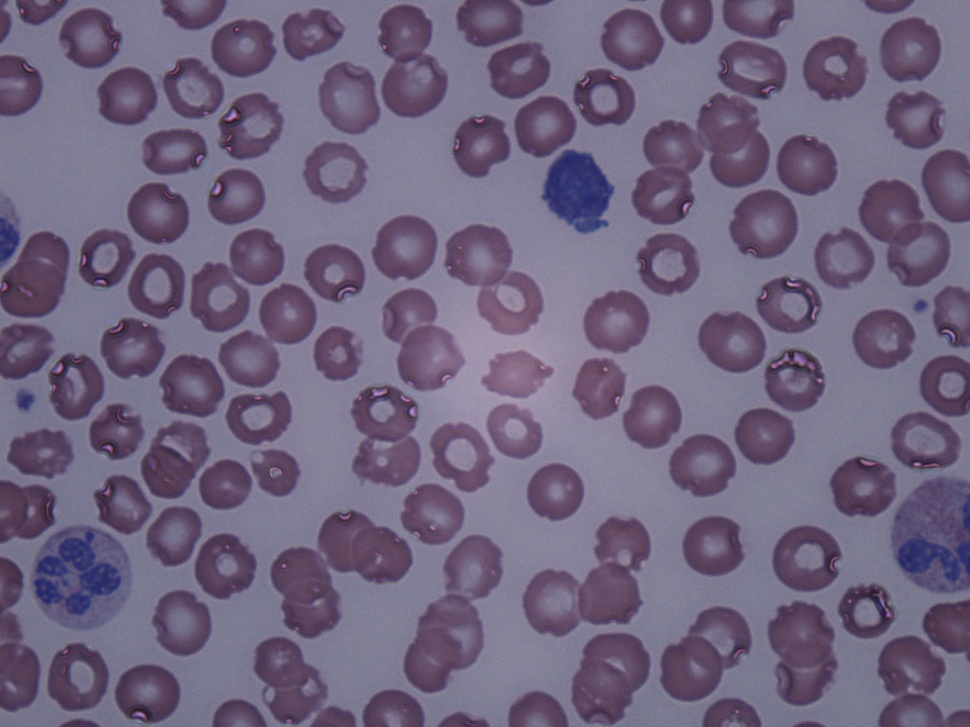
%> input picture Arslan_et_al-(2014)/data/b1.JPG, 970 x 727 px, shrunk from 1280 x 960 before the run
$ octave --eval "result = Mohammed_f('Arslan_et_al-(2014)/data/b1.JPG');"   (GNU Octave 9; MATLAB toolbox functions it lacks are replaced by stand-ins)
%> lines starting %> are read from the running program, lines starting %| are printed output that depends on the picture; in (x1, y1, x2, y2) boxes, pixels count from 0 and x2, y2 are one past the last pixel; in counts of white or black regions, pixels touching at a corner belong together; the program's own positions count from 1
function [ mask ] = Mohammed_f( FileNames )
%> called with FileNames = 'Arslan_et_al-(2014)/data/b1.JPG'
%UNTITLED3 Summary of this function goes here
%   Detailed explanation goes here
% clc
% close all
% clear all
% clear all
% Files=dir('C:\Users\Emad\Dropbox\CLL_BloodImages\oldCLLandNormal');
                %C:\Users\Mostafa\Dropbox\CLL_BloodImages\CLL images
                %C:\Users\Mostafa\Dropbox\CLL_BloodImages\oldCLLandNormal
                %C:\Users\Mostafa\Dropbox\CLL_BloodImages\normal lymphocyte images
                %C:\Users\emad\Dropbox\CLL_BloodImages\oldCLLandNormal
                %C:\Users\Emad\Dropbox\CLL_BloodImages\CLL images number 2\CLL
                %C:\Users\Emad\Dropbox\CLL_BloodImages\CLL images number 2\neutrophils
                %C:\Users\Emad\Dropbox\CLL_BloodImages\CLL images number 2\nomal reactive lymphocytes
                %C:\Users\Emad\Dropbox\CLL_BloodImages\CLL images number 2\normal resting lymphocytes
                %C:\Users\Emad\Dropbox\CLL_BloodImages\CLL images number 2\smudge cells
% [x,y] = meshgrid(-7:7,-7:7);
% sigma=3.5;
% gxy=exp(-0.5*(x.^2+y.^2)/sigma^2);
% %gxy=ones(7,7);
% gxyn=gxy/sum(gxy(:));

%figure;surf(gxyn)

% for k=3:length(Files)
% FileNames=Files(k).name

% FileNames='Im001_1.jpg';

 ColorInputImage=imread(FileNames);
%> ColorInputImage is the input picture: size 727x970x3 uint8; mean R, G, B 111.9, 100.5, 126.6
%figure,  imshow(ColorCoinsImage)

GrayImage=rgb2gray(ColorInputImage);%convert the image to gray scale
% figure,  imshow(CoinsImage)
tic
% figure,  imshow(w,[])
BW = im2bw(GrayImage,graythresh(GrayImage));%threshold the image using Otsu's method
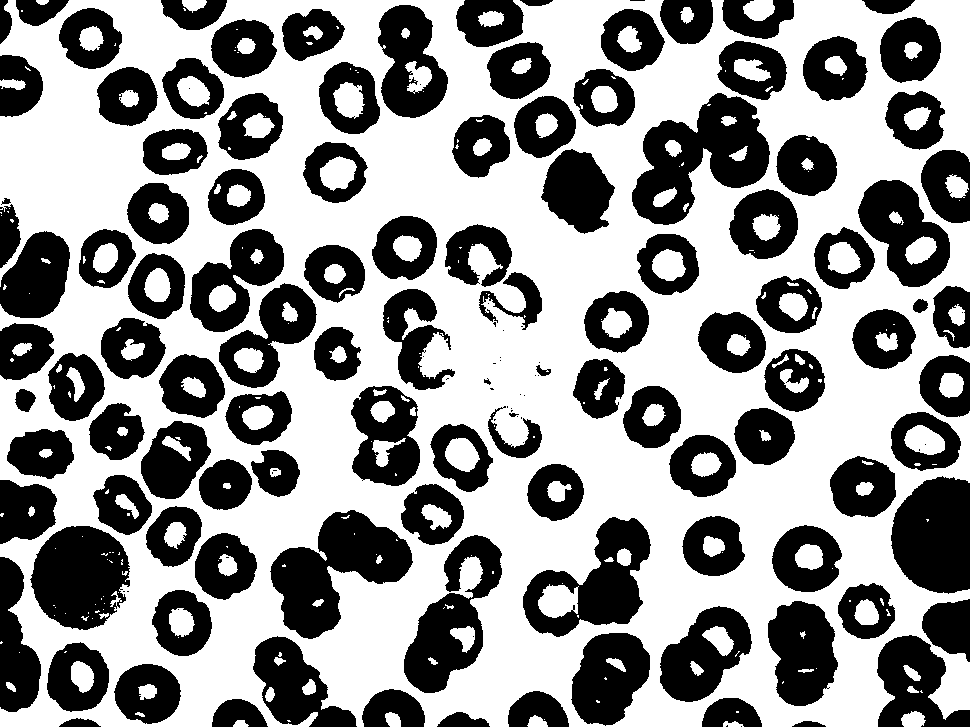
%> BW: size 727x970 logical; 57.7% white; 151 black regions (38 under 20 px), largest, box (x1, y1, x2, y2) and area: (632, 93, 770, 225) 9434, (270, 510, 413, 639) 9209, (30, 526, 130, 630) 7673

BW = edge(BW,'canny');% apply canny edge detector
%> BW: size 727x970 logical; 4.9% white in thin lines or dots
%  figure, imshow(BW), title('binary gradient mask');%display the binary gradient mask
BW = imdilate(BW,strel('disk',1, 0) );% dilate the binary gradient mask in order to close the open circles
%> BW: size 727x970 logical; 12.7% white; 245 white regions (1 under 20 px), largest, box (x1, y1, x2, y2) and area: (631, 40, 788, 226) 2350, (443, 223, 543, 332) 1935, (522, 516, 652, 638) 1793
% figure, imshow(BW), title('dilated gradient mask');%display the dilated gradient mask
BW = imfill(BW, 'holes');% fill the circular coins shape
%> BW: size 727x970 logical; 44.9% white; 139 white regions (1 under 20 px), largest, box (x1, y1, x2, y2) and area: (631, 40, 788, 226) 14387, (269, 509, 414, 640) 10097, (522, 516, 652, 638) 9054
% figure, imshow(BW);title('binary image with filled holes');%binary image with filled holesk
BW = imerode(BW,strel('disk',1,0));% Erode the image to remove the isolated pixels further usage of bwareaopen function maybe used to remove small areas
%> BW: size 727x970 logical; 41.3% white; 141 white regions (8 under 20 px), largest, box (x1, y1, x2, y2) and area: (632, 41, 787, 225) 13699, (270, 510, 413, 639) 9644, (523, 517, 651, 637) 8638
% figure, imshow(BW), title('final segmented image');%display final segmented image
% BW = bwmorph(BW,'clean');
% w=conv2(double(BW),gxyn,'same');
% BW=uint8(w);

D       = -bwdist(~BW,'chessboard');% 'cityblock', 'chessboard', 'quasi-euclidean', or 'euclidean'
D(~BW)  =-Inf;% min(D(:)); %best value to reduce the effect of local minima
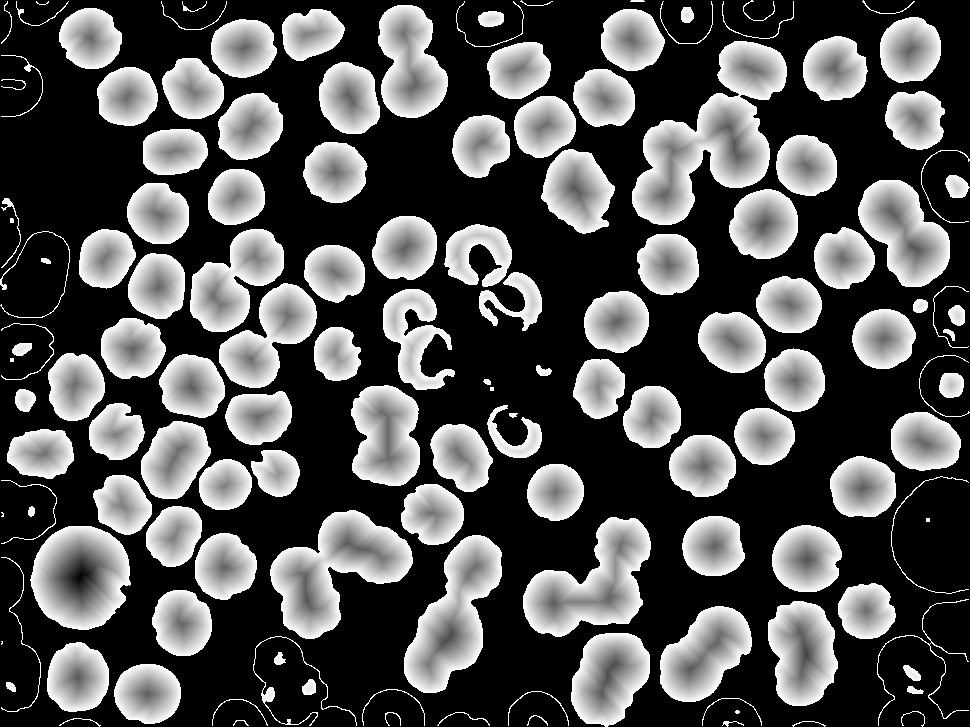
%> D: size 727x970 single; 58.66% of the values are NaN or infinite; the others: min -36, max -1, mean -8.24; drawn with min black, max white, NaN and infinite black
D       = imhmin(D,2,8);% 2% is the height threshold for suppressing shallow
% D = imimposemin(D,BW);
L = watershed(D,8);
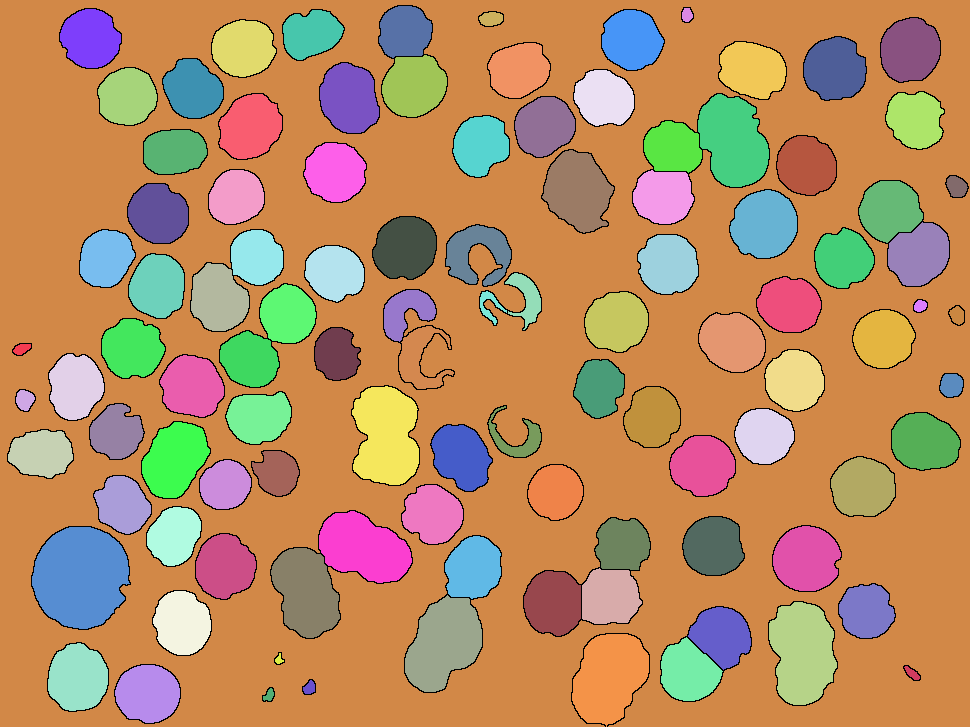
%> L: size 727x970 uint8; 106 distinct labels, from 0 to 105; one colour per label, 0 black
toc
%L = imfilter(L, ones(1, 1)/1, inf);
%   figure,imshow(label2rgb(L,'jet','k'))
C = size(GrayImage)/2;
%> C = [363.5 485]
s = regionprops(L, 'centroid');
%> s = 105 regions; first 5, Centroid: [22.4 349.5], [25.3 400.5], [42 454], [76.1 387.1], [78.3 678.5]
centroids = cat(1, s.Centroid)
%> centroids = 105 rows, first 12: [22.39 349.5; 25.33 400.5; 42.01 454; 76.06 387.1; 78.34 678.5; 81.04 577.5; 91.03 39.11; 106.4 258.8; 116.8 433.1; 123.3 505.4; 127.9 97.36; 133 349.2]
% centroids=centroids(3:end,:);
% area = cat(1, s.Area);
% area=area(3:end);
center=size(centroids);
%> center = [105 2]
R=C(ones(center(1),1),:);
EquDistance = sqrt((centroids-R).^2) % calculate the Euclidean Distance for every feature in the feature space for the
%> EquDistance = 105 rows, first 12: [341.1 135.5; 338.2 84.49; 321.5 31.01; 287.4 97.93; 285.2 193.5; 282.5 92.48; 272.5 445.9; 257.1 226.2; 246.7 51.94; 240.2 20.41; 235.6 387.6; 230.5 135.8]

% [7 lines of commented-out code are left out]

[dist mindistIndex]=min(EquDistance(2:end,1)+EquDistance(2:end,2))
%> dist = 64.36; mindistIndex = 40

if isempty(dist)
    mindistIndex=-1;
end
% index;
BWoutline = bwperim(L==mindistIndex+1);%max(minIndex)maxAreaIndex+1
%> BWoutline: size 727x970 logical; 0.03% white in thin lines or dots, all inside (x1, y1, x2, y2) = (319, 511, 412, 583)
% h=bwareaopen(L,min(area),8);
% figure,imshow(label2rgb(L,'jet','k'))
label=label2rgb(L,'jet','k');
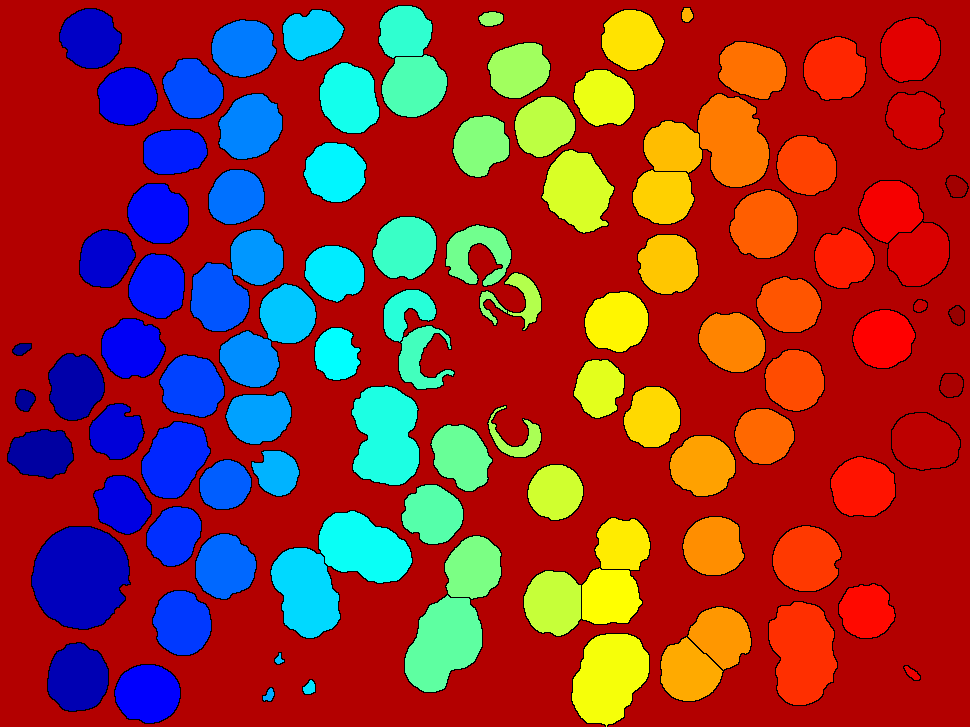
%> label: size 727x970x3 uint8; mean R, G, B 151.8, 49.8, 46
mask              = zeros(size(GrayImage));
mask(BWoutline)   = 1;
mask=imfill(mask,'holes');
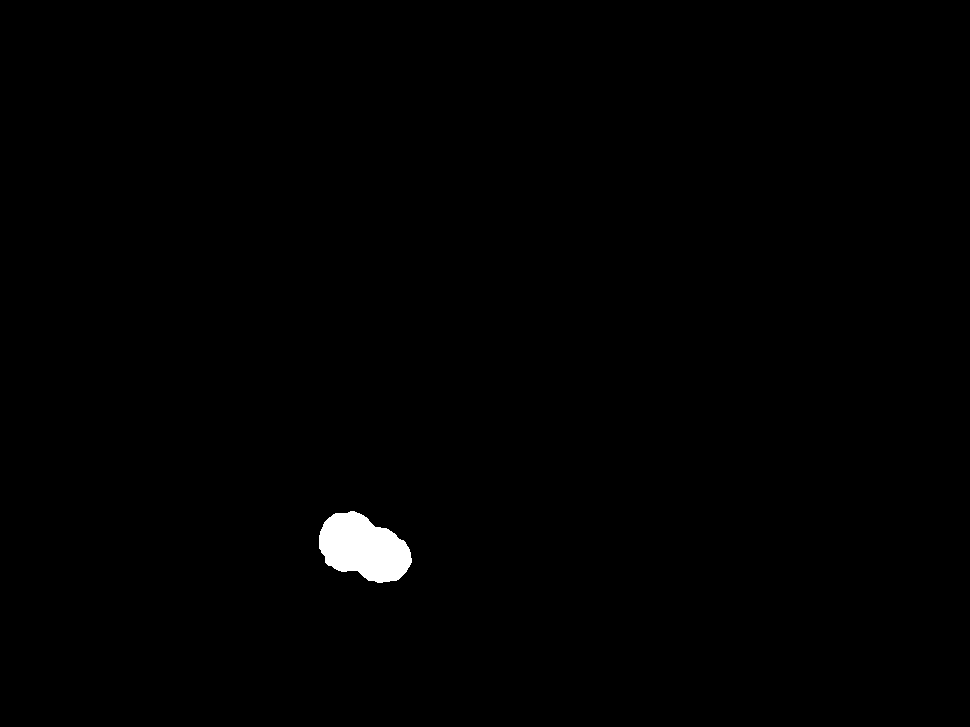
%> mask: size 727x970 double; values 0 (black) and 1 (white), 0.65% white; 1 white region, box (x1, y1, x2, y2) and area: (319, 511, 412, 583) 4606
%figure;imshow(mat2gray(mask),[]),title('Filled Image');
Segout  = GrayImage;
Segout1 = ColorInputImage;
Segout1(:,:,1)=Segout1(:,:,1).*uint8(mask);
Segout1(:,:,2)=Segout1(:,:,2).*uint8(mask);
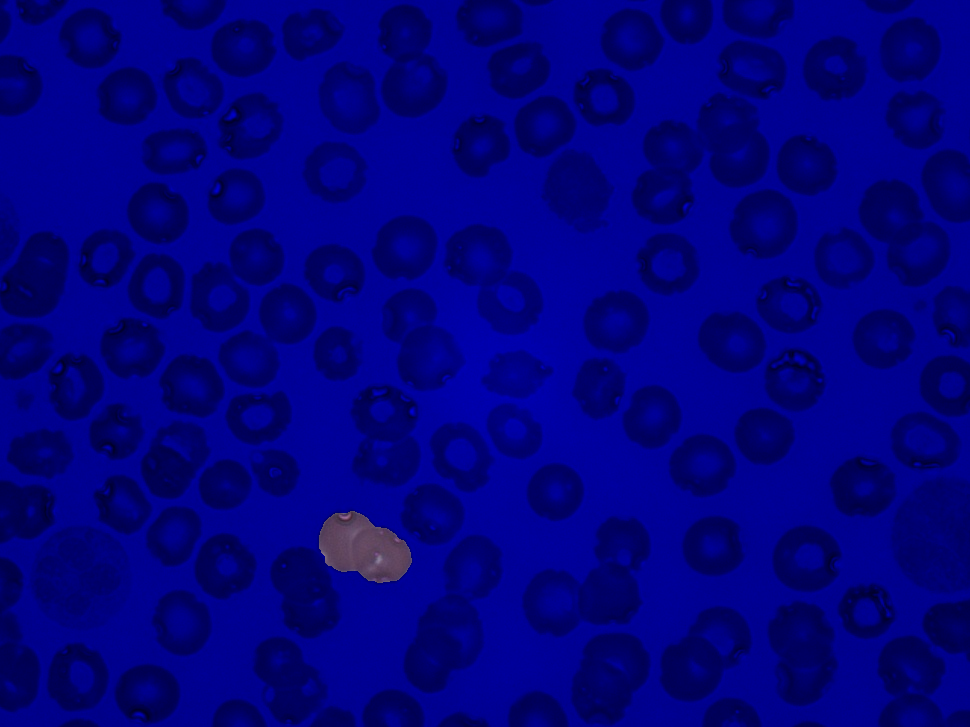
%> Segout1: size 727x970x3 uint8; mean R, G, B 0.6, 0.5, 126.6
Segout1(:,:,3)=Segout1(:,:,3).*uint8(mask);
% [33 lines of commented-out code are left out]
%%%%%%%%%%%%%%%%%%
% [71 lines of commented-out code are left out]

end

$ run again, on Arslan_et_al-(2014)/data/b35.JPG
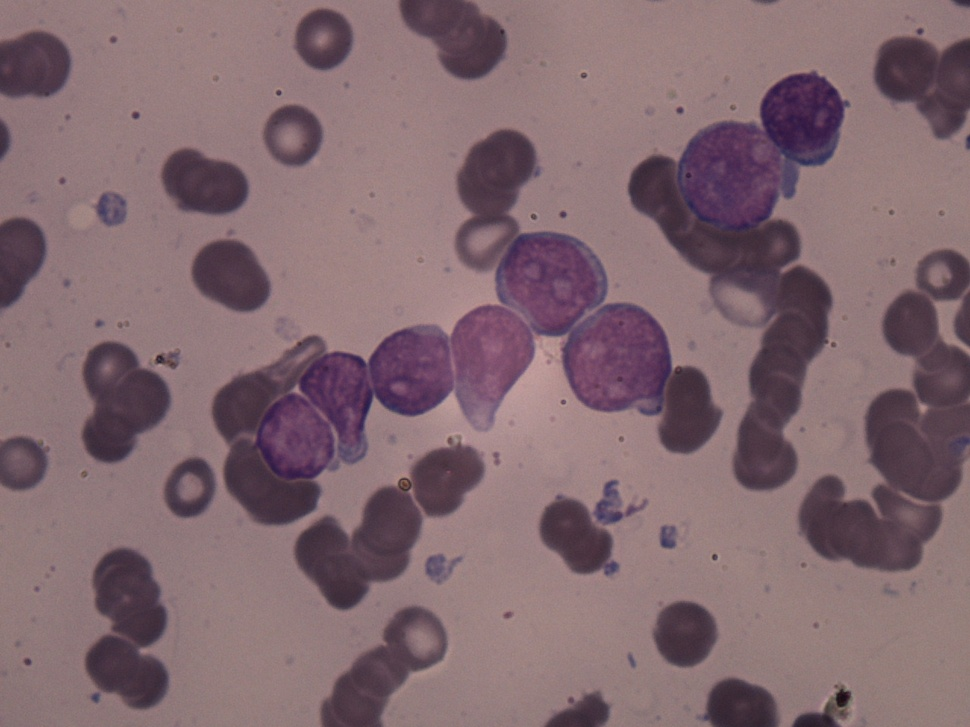
%> input picture Arslan_et_al-(2014)/data/b35.JPG, 970 x 727 px, shrunk from 1280 x 960 before the run
%> in Mohammed_f, ColorInputImage is the input picture: size 727x970x3 uint8; mean R, G, B 129.8, 104.7, 111.4
%> in Mohammed_f, `L = watershed(D,8);`:
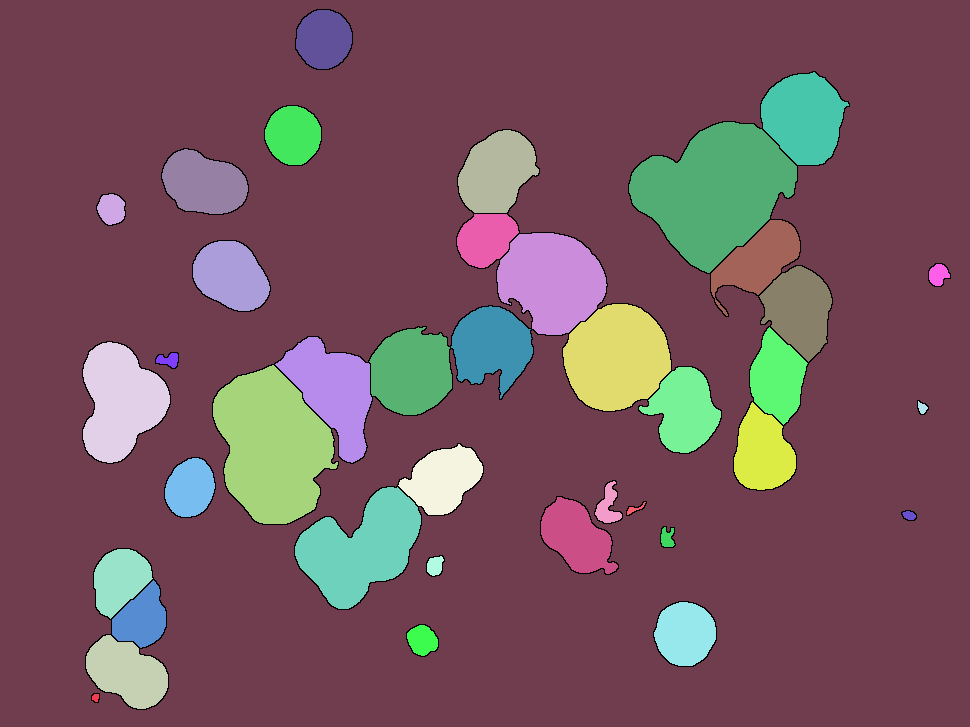
%> L: size 727x970 uint8; 41 distinct labels, from 0 to 40; one colour per label, 0 black
%> s = 40 regions; first 5, Centroid: [96.2 698.2], [112 209.7], [127.6 673.1], [121 402.1], [120.5 580.3]
%> centroids = 40 rows, first 12: [96.22 698.2; 112 209.7; 127.6 673.1; 121 402.1; 120.5 580.3; 142 619.1; 169.2 360.6; 190.7 488.7; 204.5 184; 231.6 276.4; 272.7 446.8; 293.7 135.8]
%> center = [40 2]
%> EquDistance = 40 rows, first 12: [267.3 213.2; 251.5 275.3; 235.9 188.1; 242.5 82.89; 243 95.34; 221.5 134.1; 194.3 124.4; 172.8 3.72; 159 301; 131.9 208.6; 90.84 38.16; 69.75 349.2]
%> dist = 66.46; mindistIndex = 14
%> BWoutline: size 727x970 logical; 0.05% white in thin lines or dots, all inside (x1, y1, x2, y2) = (295, 487, 421, 609)
%> in Mohammed_f, `Segout1(:,:,2)=Segout1(:,:,2).*uint8(mask);`:
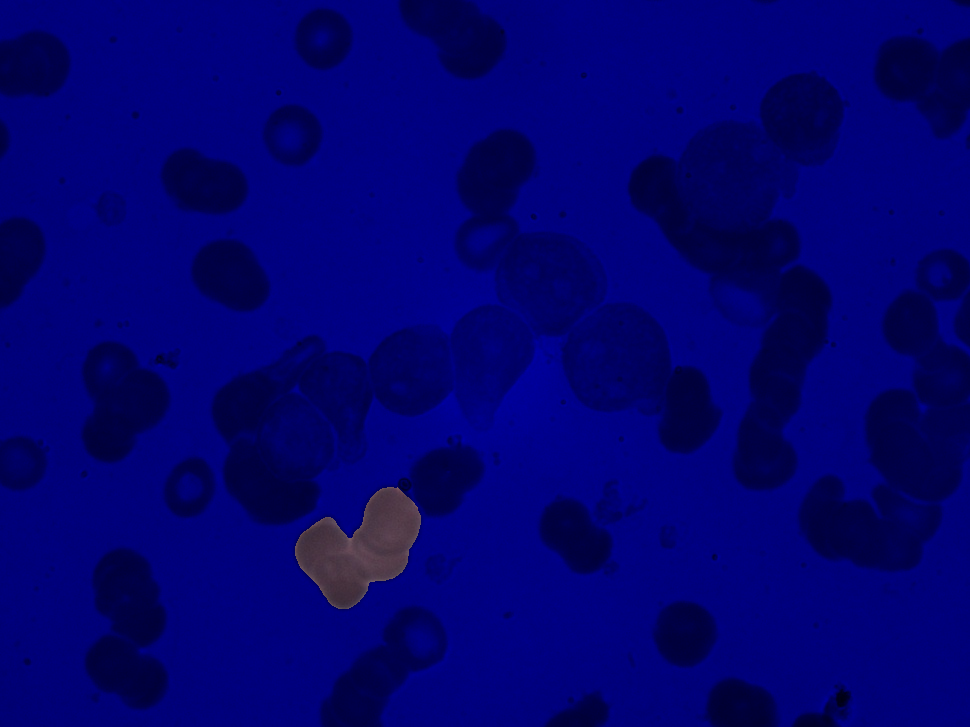
%> Segout1: size 727x970x3 uint8; mean R, G, B 1, 0.7, 111.4
